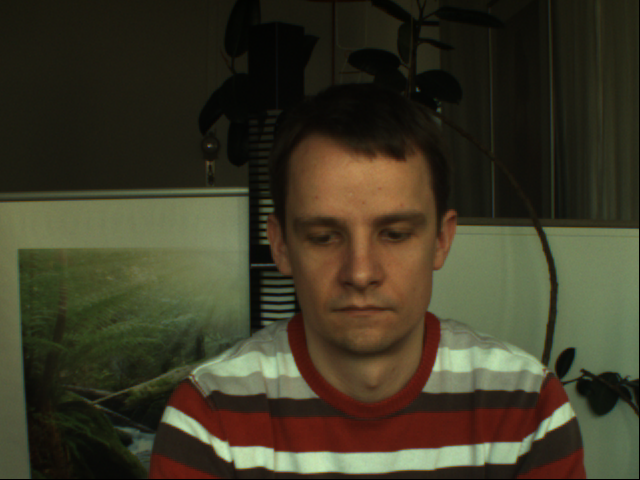
#> input picture cs231n-2019-assignments-master/1.png, 640 x 480 px
$ python SVD_zip.py
#> lines starting #> are read from the running program, lines starting #| are printed output that depends on the picture; long printed decimals are rounded
#> in main, origin_image is the input picture: shape (480, 640, 3) float32; mean R, G, B 0.238, 0.224, 0.15
import numpy as np
import matplotlib.pyplot as plt


def zip_image_by_svd(origin_image, rate=0.8):
    # 显示原图像
#> called with rate = 0.8
    plt.figure(figsize=(12, 12))
    plt.title("Origin Image")
    plt.imshow(origin_image)
    plt.show()

    print("\n======开始压缩======")
    # 提前开辟结果存放空间
    result = np.zeros(origin_image.shape)

    # 对原图像进行SVD分解
    u_shape = 0
    s_shape = 0
    vT_shape = 0

    for chan in range(3):
        # 对该层进行SVD分解
        U, sigma, V = np.linalg.svd(origin_image[:, :, chan])
        n_sigmas = 0
        temp = 0

        # 计算达到保留率需要的奇异值数量
        while (temp / np.sum(sigma)) < rate:
            temp += sigma[n_sigmas]
            n_sigmas += 1

        # 构建奇异值矩阵
        S = np.zeros((n_sigmas, n_sigmas))

        for i in range(n_sigmas):
            S[i, i] = sigma[i]

        # 构建结果
        result[:, :, chan] = (U[:, 0:n_sigmas].dot(S)).dot(V[0:n_sigmas, :])
        u_shape = U[:, 0:n_sigmas].shape
        s_shape = S.shape
        vT_shape = V[0:n_sigmas, :].shape
#> this loop made 3 passes
#> pass 1, in zip_image_by_svd, `U, sigma, V = np.linalg.svd(origin_image[:, :, chan])`:
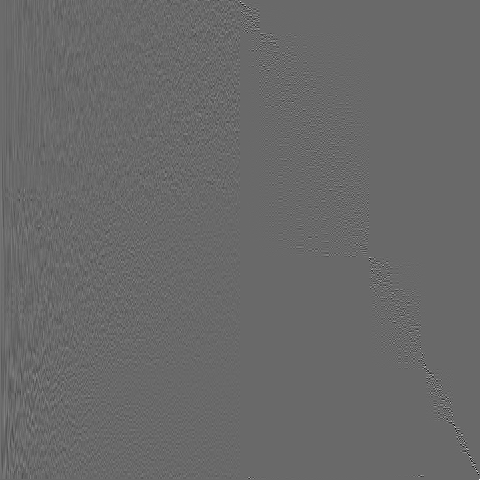
#> U: shape (480, 480) float32; min -0.707, max 1, mean 0.000123; drawn with min black and max white
#> pass 2, in zip_image_by_svd, `U, sigma, V = np.linalg.svd(origin_image[:, :, chan])`:
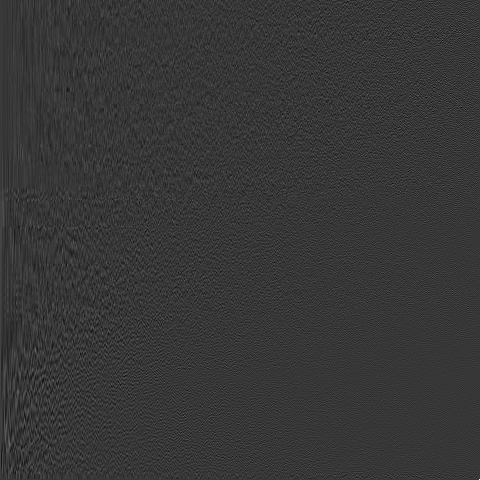
#> U: shape (480, 480) float32; min -0.277, max 1, mean 0.00018; drawn with min black and max white
#> after the loop:
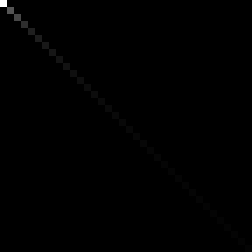
#> S: shape (36, 36) float64 (shown 7 times larger); min 0, max 99.63, mean 0.2; drawn with min black and max white

    # 归一化到[0, 1]
    for i in range(3):
        MAX = np.max(result[:, :, i])
        MIN = np.min(result[:, :, i])
        result[:, :, i] = (result[:, :, i] - MIN) / (MAX - MIN)
#> this loop made 3 passes
#> (MAX, MIN) on passes 1 to 3: (0.808, -0.0088), (0.936, -0.00726), (0.751, -0.0101)
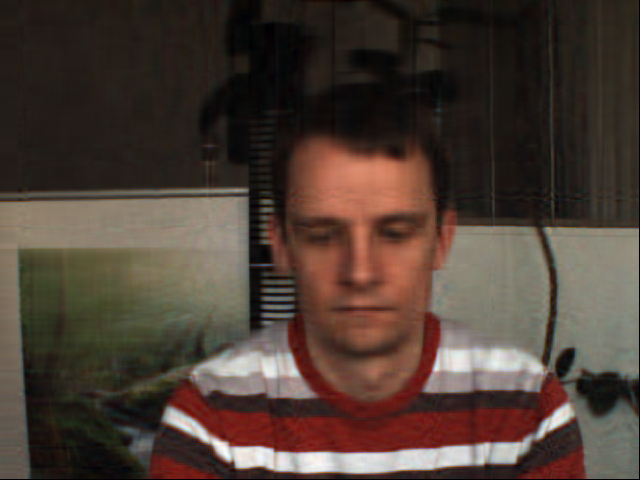
#> result: shape (480, 640, 3) float64; mean R, G, B 0.303, 0.245, 0.211

    # 调整到[0, 255]
    result = np.round(result * 255).astype('int')

    # 显示压缩结果
    plt.figure(figsize=(12, 12))
    plt.imshow(result)
    plt.title("Result Image")
    plt.show()

    # 计算压缩率
    zip_rate = (origin_image.size - 3 * (
                u_shape[0] * u_shape[1] + s_shape[0] * s_shape[1] + vT_shape[0] * vT_shape[1])) / (origin_image.size)
#> zip_rate = 0.865

    print("保留率：        ", rate)
    print("所用奇异值数量为：", n_sigmas)
#| 所用奇异值数量为： 36
    print("原图大小：       ", origin_image.shape)
#| 原图大小：        (480, 640, 3)
    print("压缩后用到的矩阵大小：3 x ({} + {} + {})".format(u_shape, s_shape, vT_shape))
#| 压缩后用到的矩阵大小：3 x ((480, 36) + (36, 36) + (36, 640))
    print("压缩率为：       ", zip_rate)
#| 压缩率为：        0.8645


# 定义主函数
def main():
    # 读入图像
    image_path = './1.png'
    origin_image = plt.imread(image_path)

    # 利用自定义SVD图像压缩模块对图像进行压缩
    zip_image_by_svd(origin_image, rate=0.8)


# 主函数调用
if __name__ == "__main__":
    main()


# 格拉斯曼流形
# PCA 、SVD 、HOSVD
